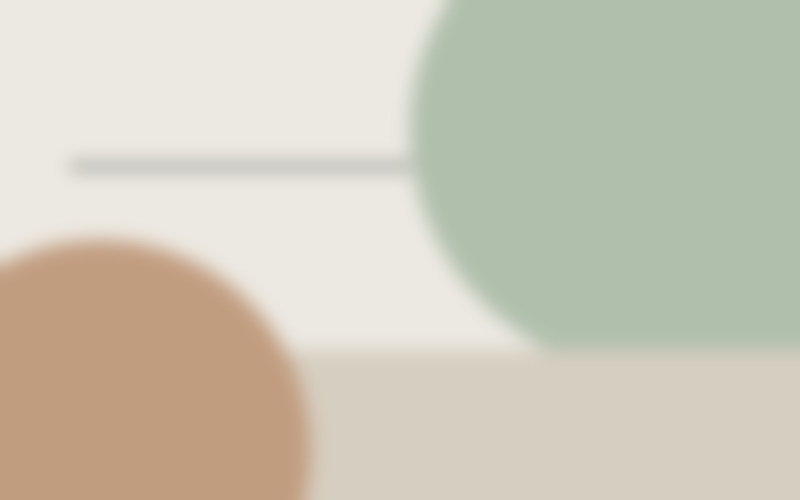
#> input picture skills/motion-designer/examples/Sermon Series/Rooted/Colors.jpg, 1600 x 1000 px (shown at 1/2 size)
$ python palette.py '../../examples/Sermon Series/Rooted/Colors.jpg'
#> lines starting #> are read from the running program, lines starting #| are printed output that depends on the picture
"""Find colours in source art (sermon art, brand files, footage stills) instead of inventing them.

Reports each cluster's share of the image, Lab lightness/chroma/hue and a suggested role,
plus contrast ratios and warnings for the palettes that read as AI-made.
Requires Pillow.
"""
import json
import math


def srgb_to_lab(rgb):
    def lin(c):
        c /= 255.0
        return c / 12.92 if c <= 0.04045 else ((c + 0.055) / 1.055) ** 2.4
    r, g, b = (lin(float(x)) for x in rgb)
    X = (0.4124 * r + 0.3576 * g + 0.1805 * b) / 0.95047
    Y = 0.2126 * r + 0.7152 * g + 0.0722 * b
    Z = (0.0193 * r + 0.1192 * g + 0.9505 * b) / 1.08883

    def f(t):
        return t ** (1 / 3) if t > 0.008856 else 7.787 * t + 16 / 116
    L = 116 * f(Y) - 16
    a = 500 * (f(X) - f(Y))
    bb = 200 * (f(Y) - f(Z))
    return L, a, bb


def luminance(rgb):
    def lin(c):
        c /= 255.0
        return c / 12.92 if c <= 0.03928 else ((c + 0.055) / 1.055) ** 2.4
    r, g, b = (lin(float(x)) for x in rgb)
    return 0.2126 * r + 0.7152 * g + 0.0722 * b


def contrast(a, b):
    la, lb = luminance(a), luminance(b)
    hi, lo = max(la, lb), min(la, lb)
    return (hi + 0.05) / (lo + 0.05)


def hexof(rgb):
    return "#%02X%02X%02X" % tuple(int(x) for x in rgb)


def extract(path, k=8):
    from PIL import Image
    im = Image.open(path).convert("RGB")
    im.thumbnail((360, 360))
    q = im.quantize(colors=k, method=Image.Quantize.MEDIANCUT)
    pal = q.getpalette()[: 3 * k]
    counts = sorted(q.getcolors(), reverse=True)
    total = sum(c for c, _ in counts)
    swatches = []
    for c, idx in counts:
        rgb = tuple(pal[3 * idx: 3 * idx + 3])
        L, a, b = srgb_to_lab(rgb)
        chroma = math.hypot(a, b)
        hue = (math.degrees(math.atan2(b, a)) + 360) % 360
        near = next((w for w in swatches if math.dist((L, a, b), w["_lab"]) < 5), None)
        if near:  # merge near-duplicates (paper grain, compression noise)
            near["share"] = round(near["share"] + c / total, 3)
            continue
        swatches.append({"hex": hexof(rgb), "rgb": rgb, "share": round(c / total, 3),
                         "L": round(L, 1), "chroma": round(chroma, 1), "hue": round(hue), "_lab": (L, a, b)})
    for w in swatches:
        w.pop("_lab")
    return swatches


def neutral_ink(ground_rgb, light=False):
    """A near-neutral ink carrying a whisper of the ground's hue (type stays neutral)."""
    L, a, b = srgb_to_lab(ground_rgb)
    k = 0.12
    target_L = 96 if light else 14
    return lab_to_hex(target_L, a * k, b * k)


def lab_to_hex(L, a, b):
    fy = (L + 16) / 116
    fx, fz = fy + a / 500, fy - b / 200

    def inv(t):
        return t ** 3 if t ** 3 > 0.008856 else (t - 16 / 116) / 7.787
    X, Y, Z = inv(fx) * 0.95047, inv(fy), inv(fz) * 1.08883
    r = 3.2406 * X - 1.5372 * Y - 0.4986 * Z
    g = -0.9689 * X + 1.8758 * Y + 0.0415 * Z
    bb = 0.0557 * X - 0.2040 * Y + 1.0570 * Z

    def gam(c):
        c = max(0.0, min(1.0, c))
        return 12.92 * c if c <= 0.0031308 else 1.055 * c ** (1 / 2.4) - 0.055
    return hexof([round(gam(c) * 255) for c in (r, g, bb)])


def suggest_roles(sw):
    """A starting point only: the designer decides. Value first, scarce accent, neutral type."""
    by_share = sorted(sw, key=lambda s: -s["share"])
    # Keep it light: the ground is the lightest colour with a real presence (>= 10 %), if it is light;
    # otherwise the dominant colour (dark art stays dark only when the art itself is dark).
    big = [s for s in by_share if s["share"] >= 0.10]
    light = max(big, key=lambda s: s["L"], default=None)
    ground = light if light and light["L"] >= 70 else by_share[0]
    rest = [s for s in sw if s is not ground]
    ink = max(rest, key=lambda s: contrast(s["rgb"], ground["rgb"])) if rest else ground
    surface = min((s for s in rest if s is not ink), key=lambda s: abs(s["L"] - ground["L"]) + s["chroma"] * 0.3,
                  default=ground)
    derived_ink = contrast(ink["rgb"], ground["rgb"]) < 4.5
    accent_pool = [s for s in rest if s is not surface and (derived_ink or s is not ink) and s["chroma"] > 20]
    accent = max(accent_pool, key=lambda s: s["chroma"] * (1 - s["share"]), default=None)
    roles = {"ground": ground["hex"], "surface": surface["hex"], "ink": ink["hex"]}
    if derived_ink:  # the art has no usable type colour: derive a neutral one
        roles["ink"] = neutral_ink(ground["rgb"], light=ground["L"] < 50)
        roles["ink_note"] = "derived: no colour in the art reaches 4.5:1 on the ground"
    if accent:
        roles["accent"] = accent["hex"]
    return roles


def warnings(roles):
    """Flag the house looks that make a piece read as generated (references/anti-patterns.md)."""
    w = []

    def lab(h):
        return srgb_to_lab(tuple(int(h[i:i + 2], 16) for i in (1, 3, 5)))
    g = lab(roles["ground"])
    acc = lab(roles["accent"]) if roles.get("accent") else None
    ink = lab(roles["ink"])
    if g[0] < 20 and acc and math.hypot(acc[1], acc[2]) > 45:
        w.append("near-black ground + saturated accent: the high-contrast 'AI' look. Lighten the ground or mute the accent.")
    if g[0] < 20:
        w.append("dark ground: the brief is 'keep it light'. Use only if the sermon art itself is dark, and say so.")
    if acc:
        hue = (math.degrees(math.atan2(acc[2], acc[1])) + 360) % 360
        if g[0] < 25 and 20 <= hue <= 70:
            w.append("dark ground + warm orange/amber accent: a known generated house look.")
        if g[0] > 88 and 20 <= hue <= 50 and math.hypot(g[1], g[2]) > 6:
            w.append("cream ground + terracotta accent: a known generated house look.")
        if 95 <= hue <= 135 and math.hypot(acc[1], acc[2]) > 50:
            w.append("acid lime/green accent: a known generated house look.")
    if ink[0] > 85 and math.hypot(ink[1], ink[2]) > 8:
        w.append("tinted (cream/bone) type: keep type neutral white or neutral dark.")
    return w


def report(path, k=8):
    sw = extract(path, k)
#> in extract, im is the input picture: PIL image 1600x1000 RGB; mean R, G, B 204.7, 200.8, 184.9
#> in extract, `im.thumbnail((360, 360))`:
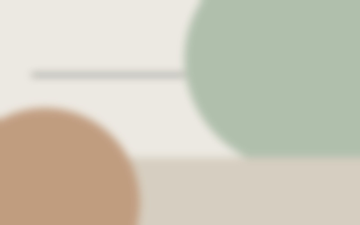
#> im: PIL image 360x225 RGB; mean R, G, B 204.7, 200.9, 185
#> in extract, `pal = q.getpalette()[: 3 * k]`: pal = [236, 233, 226, 236, 232, 225, 235, 231, 224, 216, 210, 199, 210, 205, 190, 191, 196, 179, 176, 191, 172, 193, 159, 129]
#> in extract, `counts = sorted(q.getcolors(), reverse=True)`: counts = [(24074, 6), (19082, 0), (14486, 4), (13769, 7), (3482, 2), (3388, 3), (1833, 5), (886, 1)]
#> in extract, `total = sum(c for c, _ in counts)`: total = 81000
#> the loop in extract, `for c, idx in counts:` made 8 passes
#> (idx, rgb, r in srgb_to_lab, g in srgb_to_lab, b, X in srgb_to_lab, Y in srgb_to_lab) on passes 1 to 8: (6, (176, 191, 172), 0.434, 0.521, 7.82, 0.463, 0.495), (0, (236, 233, 226), 0.839, 0.815, 3.74, 0.815, 0.816), (4, (210, 205, 190), 0.644, 0.61, 8.07, 0.607, 0.611), (7, (193, 159, 129), 0.533, 0.347, 20.38, 0.404, 0.377), (2, (235, 231, 224), 0.831, 0.799, 3.87, 0.803, 0.802), (3, (216, 210, 199), 0.687, 0.644, 6.17, 0.649, 0.648), (5, (191, 196, 179), 0.521, 0.552, 7.93, 0.519, 0.538), (1, (236, 232, 225), 0.839, 0.807, 3.86, 0.811, 0.81)
#> after the loop in extract, `for c, idx in counts:`: swatches = 4 items
#> the loop in extract, `for w in swatches:` made 4 passes
#> sw = 4 items
    roles = suggest_roles(sw)
#> in suggest_roles, `light = max(big, key=lambda s: s["L"], default=None)`: light = {'hex': '#ECE9E2', 'rgb': (236, 233, 226), 'share': 0.29, 'L': 92.4, 'chroma': 3.7, 'hue': 93}
#> in suggest_roles, `ground = light if light and light["L"] >= 70 else by_share[0]`: ground has the same summary as light
#> in suggest_roles, `rest = [s for s in sw if s is not ground]`: rest = 3 items
#> in suggest_roles, `ink = max(rest, key=lambda s: contrast(s["rgb"], ground["rgb"])) if re..`: ink = {'hex': '#C19F81', 'rgb': (193, 159, 129), 'share': 0.17, 'L': 67.8, 'chroma': 22, 'hue': 68}
#> in suggest_roles, `surface = min((s for s in rest if s is not ink), key=lambda s: abs(s["..`: surface = {'hex': '#D2CDBE', 'rgb': (210, 205, 190), 'share': 0.221, 'L': 82.4, 'chroma': 8.1, 'hue': 96}
#> in suggest_roles, `derived_ink = contrast(ink["rgb"], ground["rgb"]) < 4.5`: derived_ink = True
#> in suggest_roles, `accent_pool = [s for s in rest if s is not surface and (derived_ink or..`: accent_pool = 1 item
#> in suggest_roles, `accent = max(accent_pool, key=lambda s: s["chroma"] * (1 - s["share"])..`: accent has the same summary as ink
#> in suggest_roles, `roles = {"ground": ground["hex"], "surface": surface["hex"], "ink": in..`: roles = {'ground': '#ECE9E2', 'surface': '#D2CDBE', 'ink': '#C19F81'}
#> roles = 5 items
    rgb = {r: tuple(int(h[i:i + 2], 16) for i in (1, 3, 5)) for r, h in roles.items() if h.startswith("#")}
#> rgb = {'ground': (236, 233, 226), 'surface': (210, 205, 190), 'ink': (36, 36, 35), 'accent': (193, 159, 129)}
    out = {
        "source": path,
        "swatches": sw,
        "suggested_roles": roles,
        "contrast": {"ink_on_ground": round(contrast(rgb["ink"], rgb["ground"]), 2),
                     "white_on_ground": round(contrast((255, 255, 255), rgb["ground"]), 2)},
        "warnings": warnings(roles),
    }
#> in warnings, `g = lab(roles["ground"])`: g = (92.4, -0.204, 3.74)
#> in warnings, `acc = lab(roles["accent"]) if roles.get("accent") else None`: acc = (67.81, 8.22, 20.38)
#> in warnings, `ink = lab(roles["ink"])`: ink = (14.16, -0.241, 0.665)
#> in warnings, `hue = (math.degrees(math.atan2(acc[2], acc[1])) + 360) % 360`: hue = 68.04
    return out


def swatch_png(sw, out_path, w=1200, h=180):
    from PIL import Image, ImageDraw
    im = Image.new("RGB", (w, h), "white")
    d = ImageDraw.Draw(im)
    x = 0
    for s in sw:
        ww = max(4, int(round(s["share"] * w)))
        d.rectangle([x, 0, x + ww, h], fill=s["hex"])
        x += ww
    im.save(out_path)


if __name__ == "__main__":
    import sys
    print(json.dumps(report(sys.argv[1]), indent=1))
